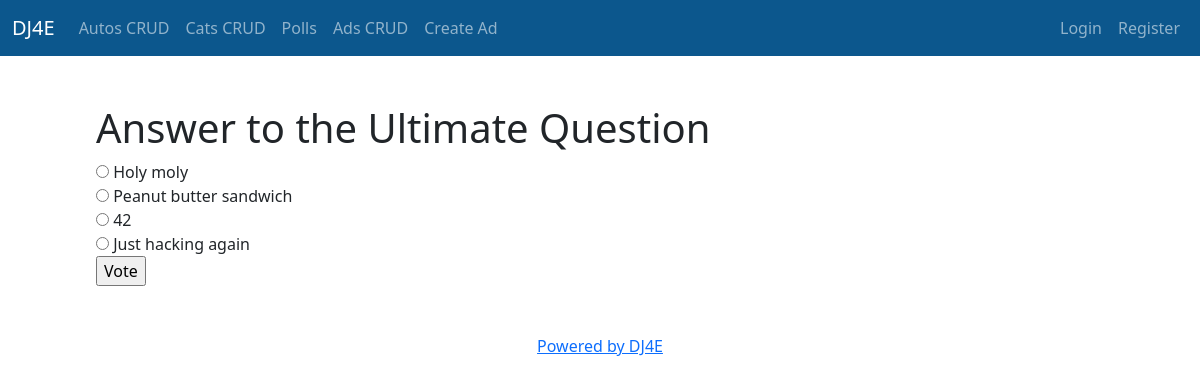
The app's page /polls/2/ with its own data.
### polls/models.py (models this page shows, shortened)
class Question(models.Model):
    question_text = models.CharField(max_length=200)
    pub_date = models.DateTimeField('date published')

class Choice(models.Model):
    question = models.ForeignKey(Question, on_delete=models.CASCADE)
    choice_text = models.CharField(max_length=200)
    votes = models.IntegerField(default=0)

### polls/views.py (the view)
# urls.py: path('<int:pk>/', views.DetailView.as_view(), name='detail'),
class DetailView(generic.DetailView):
    model = Question
    template_name = 'polls/detail.html'

### home/context_processors.py (called while the page is built)
def settings(request):
    return {
        'settings': django_settings,
    }

### polls/templates/polls/detail.html (shortened to what this page needs)
{% extends "base_bootstrap.html" %}
{% block content %}
<h1>{{ question.question_text }}</h1>
<form action="{% url 'polls:vote' question.id %}" method="post">
{% for choice in question.choice_set.all %}
    <input type="radio" name="choice" id="choice{{ forloop.counter }}" value="{{ choice.id }}">
    <label for="choice{{ forloop.counter }}">{{ choice.choice_text }}</label><br>
{% endfor %}
<input type="submit" value="Vote">
</form>
{% endblock %}

### records on screen
Question: question_text "Answer to the Ultimate Question"
Choice: choice_text "Holy moly"
Choice: choice_text "Peanut butter sandwich"
Choice: choice_text "42"
Choice: choice_text "Just hacking again"
